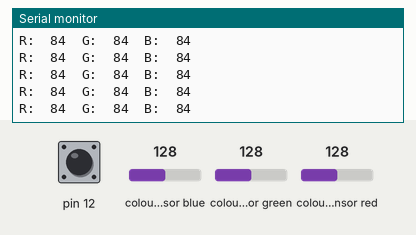
Bench run of a sketch on a simulated Arduino Uno, built with avr-gcc and run on an emulated ATmega328P. On the bench: the last lines printed to the serial monitor. The inputs (shaded band) are chosen by the test bench; at power-on: colour sensor blue 128, colour sensor green 128, colour sensor red 128, pin 12 HIGH.

Above: at 1.2 s.
1.3 s: colour sensor blue set to 64
At 1.34 s:
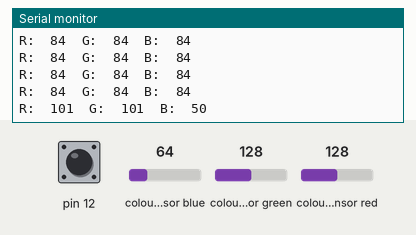
4.3 s: colour sensor green set to 5
At 4.3 s:
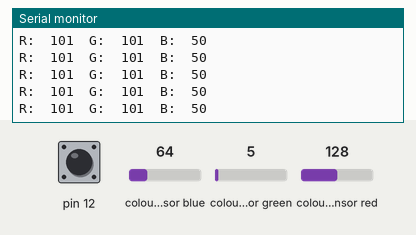
7.3 s: colour sensor red set to 5
At 7.3 s:
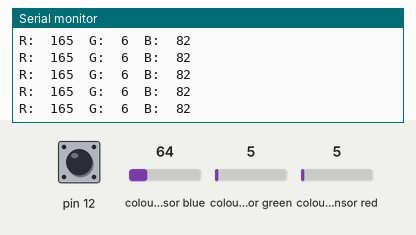
Timing chart, 0 to 10.3 s (numbered marks = the images above; inputs shaded):
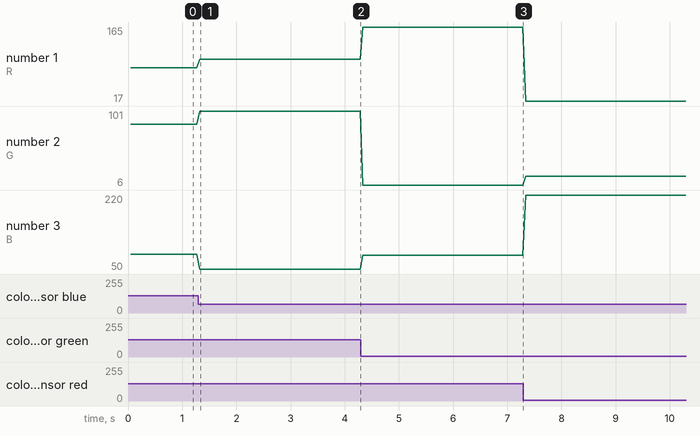

Measured:
- after the input at 1.3 s, the serial monitor: prints a new line at once (image 1)
- plotted number 1: 84 → 101 after the input at 1.3 s, 101 → 165 after the input at 4.3 s, 165 → 17 after the input at 7.3 s
- plotted number 2: 84 → 101 after the input at 1.3 s, 101 → 6 after the input at 4.3 s, 6 → 17 after the input at 7.3 s
- plotted number 3: 84 → 50 after the input at 1.3 s, 50 → 82 after the input at 4.3 s, 82 → 220 after the input at 7.3 s

The sketch:

Arduino_COLOUR.ino
```cpp
//Make sure to install the Adafruit TCS34725 library. Sketch >> Include Library >> Manage Libraries Library and then search for "Adafruit TCS34725"
//If you are having trouble see https://learn.adafruit.com/adafruit-color-sensors/arduino-code to learn how install this library.

#include <Adafruit_TCS34725.h>
Adafruit_TCS34725 tcs = Adafruit_TCS34725(TCS34725_INTEGRATIONTIME_700MS, TCS34725_GAIN_1X);

void setup() {

  Serial.begin(9600);
  if (tcs.begin()) {
    //    Serial.println("Found sensor");
  } else {
    Serial.println("No TCS34725 found ... check your connections");
    while (1);
  }

  pinMode(12, INPUT);

}

void convert_to_rgb(int* red, int* green, int* blue, int* c) {

  uint16_t r = *red, g = *green, b = *blue;
  uint32_t sum = *c;

  // Avoid divide by zero errors ... if clear = 0 return black
  if (sum == 0) {
    *red = *green = *blue = 0;
    return;
  }

  r = (float)r / sum * 255.0;
  g = (float)g / sum * 255.0;
  b = (float)b / sum * 255.0;

  *red = r;
  *blue = b;
  *green = g;

}

void test_colour() {

  //to turn the lights on and off, connect the interrupt pin directly to the LED pin. Otherwise you will not be able to turn the light on or off.
  if (digitalRead(12) == LOW) {
    tcs.setInterrupt(true);  // turn off LED when true}
  }
  else {
    tcs.setInterrupt(false);  // turn off LED when true}
  }

  int r, g, b, c;
  tcs.getRawData(&r, &g, &b, &c);
  convert_to_rgb(&r, &g, &b, &c);
  Serial.print("R:\t"); Serial.print(int(r));
  Serial.print("\tG:\t"); Serial.print(int(g));
  Serial.print("\tB:\t"); Serial.print(int(b));
  Serial.print("\n");

}


void loop(){

  test_colour();

}
```
